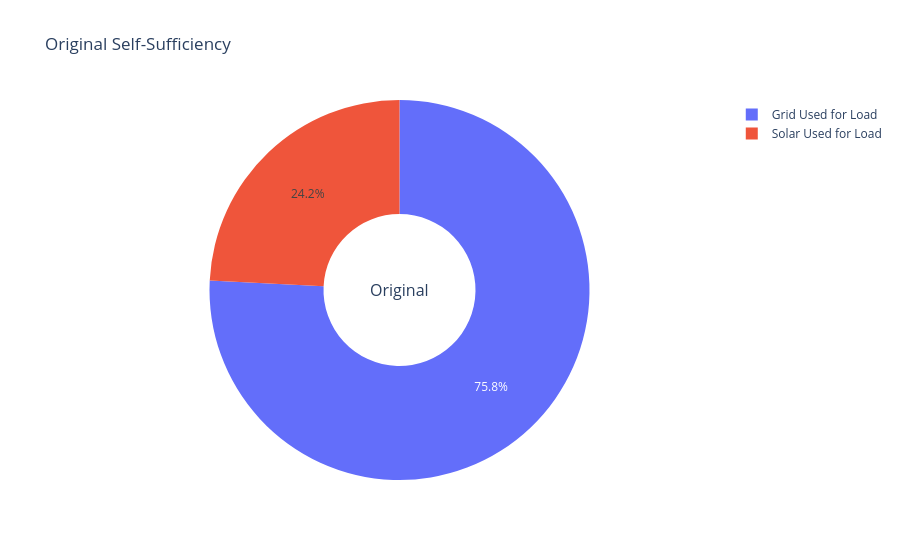
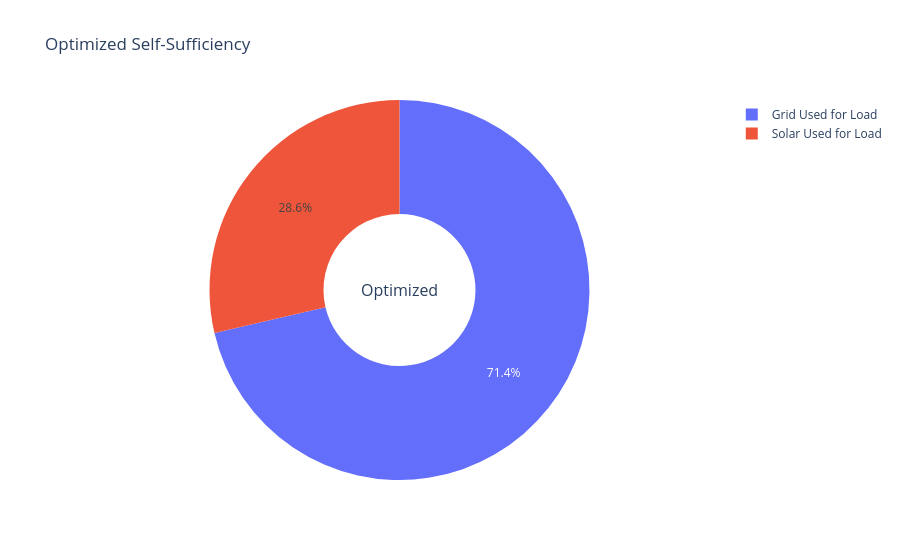

The notebook cell these images were saved under, in order:
### Code cell
import pandas as pd
import plotly.graph_objs as go
import numpy as np

interval_hours = 0.5  # 30 minutes per row

# --- Original ---
total_load = (df['P_Load'] + df['P_deferrable0'] + df['P_deferrable1']) * interval_hours / 1000
solar_used = (total_load - df['P_grid_pos']).clip(lower=0)
solar_used = np.minimum(solar_used, df['P_PV'] * interval_hours / 1000)
total_solar_used = solar_used.sum()
total_load_sum = total_load.sum()
self_sufficiency_original = (total_solar_used / total_load_sum) * 100 if total_load_sum != 0 else 0

# --- Optimal ---
total_load_opt = (optimal_df['P_Load'] + optimal_df['P_deferrable0'] + optimal_df['P_deferrable1']) * interval_hours / 1000
solar_used_opt = (total_load_opt - optimal_df['P_grid_pos'] * interval_hours / 1000).clip(lower=0)
solar_used_opt = np.minimum(solar_used_opt, optimal_df['P_PV'] * interval_hours / 1000)
total_solar_used_opt = solar_used_opt.sum()
total_load_sum_opt = total_load_opt.sum()
self_sufficiency_optimal = (total_solar_used_opt / total_load_sum_opt) * 100 if total_load_sum_opt != 0 else 0

# --- Table ---
improvement = self_sufficiency_optimal - self_sufficiency_original
table = pd.DataFrame({
    'Scenario': ['Original', 'Optimized', 'Improvement'],
    'Self-Sufficiency (%)': [self_sufficiency_original, self_sufficiency_optimal, improvement]
})
print(table)

# --- Pie charts ---
labels = ['Solar Used for Load', 'Grid Used for Load']
values_original = [total_solar_used, total_load_sum - total_solar_used]
values_optimal = [total_solar_used_opt, total_load_sum_opt - total_solar_used_opt]

fig1 = go.Figure(data=[go.Pie(labels=labels, values=values_original, hole=0.4)])
fig1.update_layout(title='Original Self-Sufficiency', annotations=[dict(text='Original', x=0.5, y=0.5, font_size=16, showarrow=False)])

fig2 = go.Figure(data=[go.Pie(labels=labels, values=values_optimal, hole=0.4)])
fig2.update_layout(title='Optimized Self-Sufficiency', annotations=[dict(text='Optimized', x=0.5, y=0.5, font_size=16, showarrow=False)])

fig1.show()
fig2.show()

### Figure 1 — Plotly figure (JSON) as saved in the notebook; plotly's stock layout.template omitted (floating-point values rounded to 4 significant figures)
{"data": [{"hole": 0.4, "labels": ["Solar Used for Load", "Grid Used for Load"], "type": "pie", "values": [5.46, 17.09]}], "layout": {"annotations": [{"font": {"size": 16}, "showarrow": false, "text": "Original", "x": 0.5, "y": 0.5}], "title": {"text": "Original Self-Sufficiency"}}}

### Figure 2 — Plotly figure (JSON) as saved in the notebook; plotly's stock layout.template omitted (floating-point values rounded to 4 significant figures)
{"data": [{"hole": 0.4, "labels": ["Solar Used for Load", "Grid Used for Load"], "type": "pie", "values": [6.461, 16.09]}], "layout": {"annotations": [{"font": {"size": 16}, "showarrow": false, "text": "Optimized", "x": 0.5, "y": 0.5}], "title": {"text": "Optimized Self-Sufficiency"}}}
